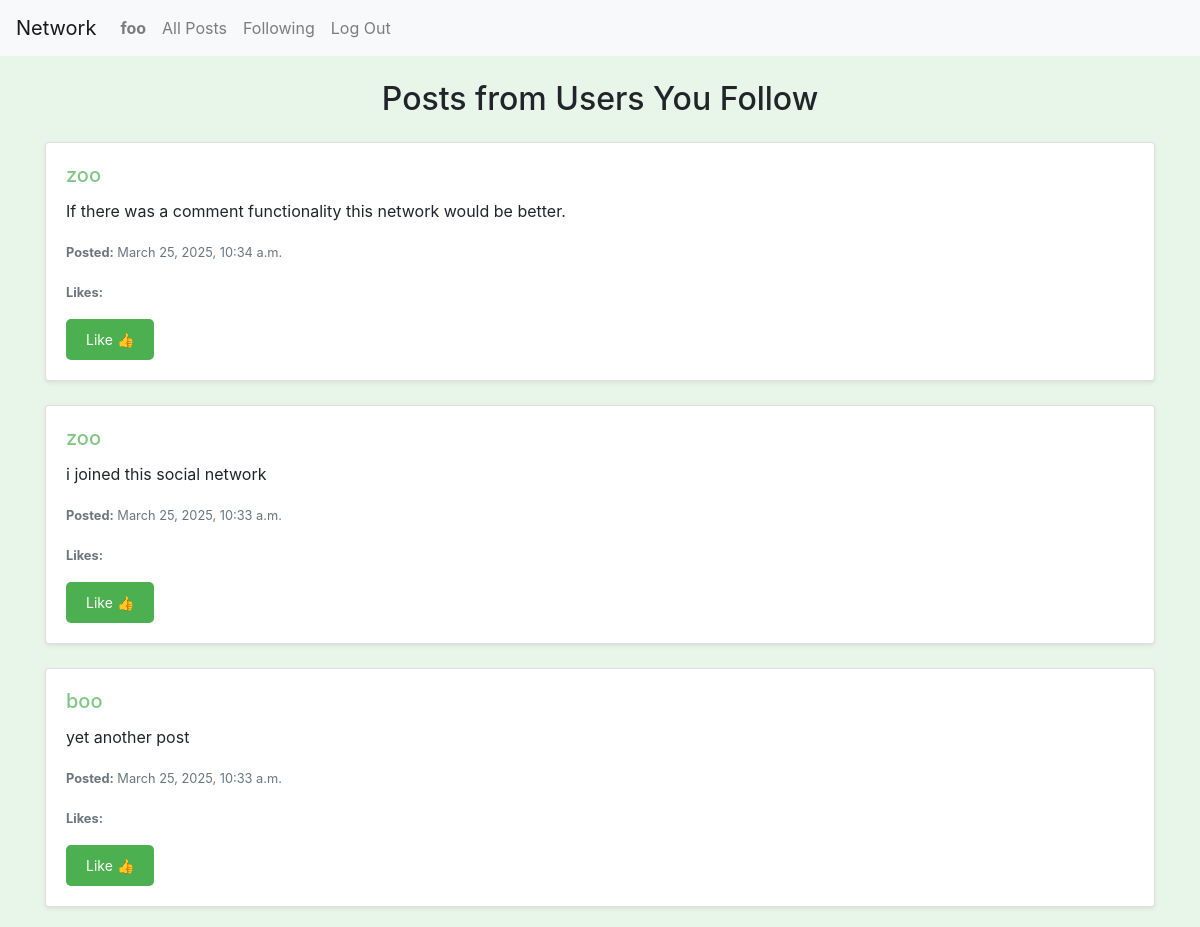
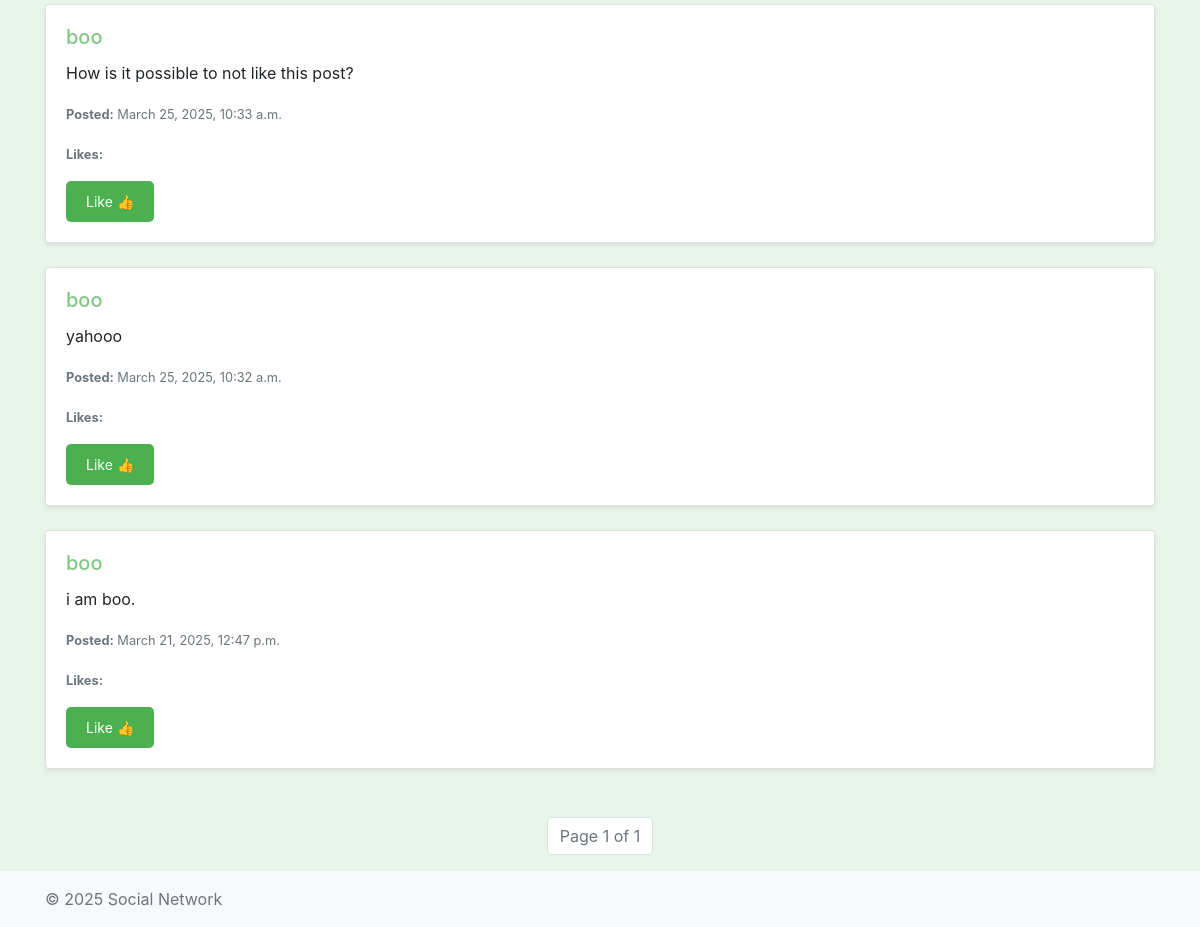
Page /following (signed in) on the committed database (2 pictures, top to bottom).
### network/models.py (models this page shows, shortened)
class User(AbstractUser):
    pass

class Post(models.Model):
    author = models.ForeignKey(User, on_delete=models.CASCADE, related_name="posts")
    content = models.TextField()
    created_at = models.DateTimeField(auto_now_add=True)

### network/views.py (the view)
# urls.py: path("following", views.following, name="following"),
def following(request):
    following_users = Follow.objects.filter(follower=request.user).values_list('following', flat=True)
    posts = Post.objects.filter(author__id__in=following_users).order_by('-created_at')
    paginator = Paginator(posts, 10)  # Show 10 posts per page
    page_number = request.GET.get('page')
    page_obj = paginator.get_page(page_number)
    return render(request, 'network/following.html', {
        'page_obj': page_obj,
        'user': request.user
    })

### network/templates/network/following.html (shortened to what this page needs)
{% extends "network/layout.html" %}
{% block body %}
<div class="container mt-4">
    <h2 class="text-center mb-4">Posts from Users You Follow</h2>
    {% if page_obj %}
        <div class="row justify-content-center">
            {% for post in page_obj %}
            <div class="col-12 mb-4">
                <div class="card shadow-sm">
                    <div class="card-body">
                        <h5 class="card-title">
                            <a href="{% url 'profile' post.author.username %}">{{ post.author.username }}</a>
                        </h5>
                        <p class="card-text" id="post-content-{{ post.id }}">{{ post.content }}</p>
                        <p class="card-text">
                            <small class="text-muted"><b>Posted:</b> {{ post.created_at }}</small>
                        </p>
                        <p class="card-text">
                            <small id="like-count-{{ post.id }}" class="text-muted"><b>Likes:</b> {{ post.likes_count }}</small>
                        </p>
                        <button class="like-button" data-post-id="{{ post.id }}" data-url="{% url 'like' post.id %}">
                            {% if user in post.like_set.all %}
                                Unlike 👎
                            {% else %}
                                Like 👍
                            {% endif %}
                        </button>
                    </div>
                </div>
            </div>
            {% endfor %}
        </div>
        <nav aria-label="Page navigation" class="mt-4">
            <ul class="pagination justify-content-center">
                <li class="page-item disabled">
                    <a class="page-link">Page {{ page_obj.number }} of {{ page_obj.paginator.num_pages }}</a>
                </li>
            </ul>
        </nav>
    {% else %}
        <p class="text-center text-muted">No posts to display.</p>
    {% endif %}
</div>
{% endblock %}

### network/templates/network/layout.html (shortened to what this page needs)
{% load static %}
<!DOCTYPE html>
<html lang="en">
    <head>
        <link rel="stylesheet" href="https://stackpath.bootstrapcdn.com/bootstrap/4.4.1/css/bootstrap.min.css">
        <link href="{% static 'network/styles.css' %}" rel="stylesheet">
    </head>
    <body class="d-flex flex-column min-vh-100">
        <nav class="navbar navbar-expand-lg navbar-light bg-light">
            <a class="navbar-brand" href="{% if user.is_authenticated %}{% url 'index' %}{% else %}{% url 'landing' %}{% endif %}">Network</a>
            <div>
              <ul class="navbar-nav mr-auto">
                {% if user.is_authenticated %}
                    <li class="nav-item">
                        <a class="nav-link" href="{% url 'profile' user.username %}"><strong>{{ user.username }}</strong></a>
                    </li>
                {% endif %}
                <li class="nav-item">
                  <a class="nav-link" href="{% url 'index' %}">All Posts</a>
                </li>
                {% if user.is_authenticated %}
                    <li class="nav-item">
                        <a class="nav-link" href="{% url 'following' %}">Following</a>
                    </li>
                    <li class="nav-item">
                        <a class="nav-link" href="{% url 'logout' %}">Log Out</a>
                    </li>
                {% endif %}
              </ul>
            </div>
          </nav>
        <div class="body">
            {% block body %}
            {% endblock %}
        </div>
    </body>
    <footer class="footer mt-auto py-3 bg-light">
        <div class="container">
            <span class="text-muted">© 2025 Social Network</span>
        </div>
    </footer>
</html>

### network/static/network/styles.css (style rules this page uses)
body { background: #e8f5e9; }
a { color: #81c784; text-decoration: none; }
.like-button { background-color: #4caf50; color: white; border: none; padding: 10px 20px; border-radius: 5px; cursor: pointer; font-size: 14px; }

### rows in the picture
User: username "foo"
Post: author.username "zoo", content "If there was a comment functionality this network would be better.", created_at "March 25, 2025, 10:34 a.m.", shows "Like 👍"
Post: author.username "zoo", content "i joined this social network", created_at "March 25, 2025, 10:33 a.m.", shows "Like 👍"
Post: author.username "boo", content "yet another post", created_at "March 25, 2025, 10:33 a.m.", shows "Like 👍"
Post: author.username "boo", content "How is it possible to not like this post?", created_at "March 25, 2025, 10:33 a.m.", shows "Like 👍"
Post: author.username "boo", content "yahooo", created_at "March 25, 2025, 10:32 a.m.", shows "Like 👍"
Post: author.username "boo", content "i am boo.", created_at "March 21, 2025, 12:47 p.m.", shows "Like 👍"

### other values in the picture
{{ page_obj.number }} "1"
{{ page_obj.paginator.num_pages }} "1"
